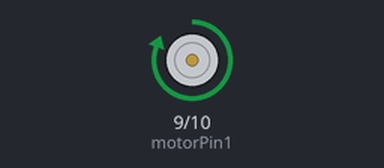
Bench run of a sketch on a simulated Arduino Uno, built with avr-gcc and run on an emulated ATmega328P. Shown: motor-driver pin pairs drawn as motors (green arrow = first pin HIGH = forward, orange = second pin HIGH = backward, longer = more drive).

Above: at 0.5 s.
At 4.0 s:
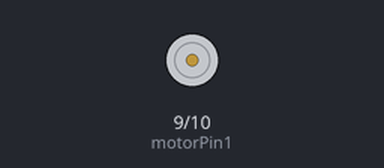
Timing chart, 0 to 9.1 s (numbered marks = the images above):
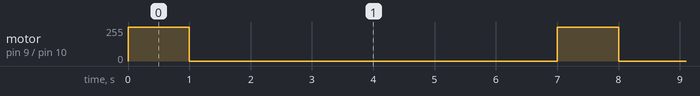

Measured:
- by itself, motor on pin 9 (motorPin1) / pin 10 (motorPin2): alternates forward 255/255 for 1.0 s and stopped for 6.0 s

The sketch:

seeding_motor.ino
```cpp
// Define motor control pins
const int motorPin1 = 9; // Motor driver IN1
const int motorPin2 = 10; // Motor driver IN2

void setup() {
  // Set motor control pins as output
  pinMode(motorPin1, OUTPUT);
  pinMode(motorPin2, OUTPUT);

  // Initial motor state (off)
  digitalWrite(motorPin1, LOW);
  digitalWrite(motorPin2, LOW);
}

void loop() {
  // Turn on the motor (adjust the direction as needed)
  digitalWrite(motorPin1, HIGH);
  digitalWrite(motorPin2, LOW);

  // Keep the motor running for a short time (adjust for dispensing duration)
  delay(1000); // Motor on for 1 second

  // Turn off the motor
  digitalWrite(motorPin1, LOW);
  digitalWrite(motorPin2, LOW);

  // Wait for 6 seconds before the next dispensing
  delay(6000);
}
```
